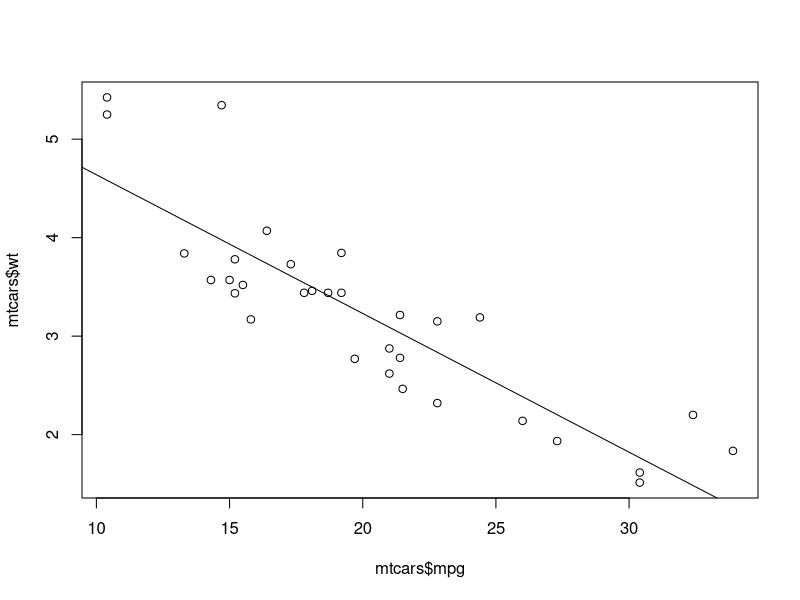
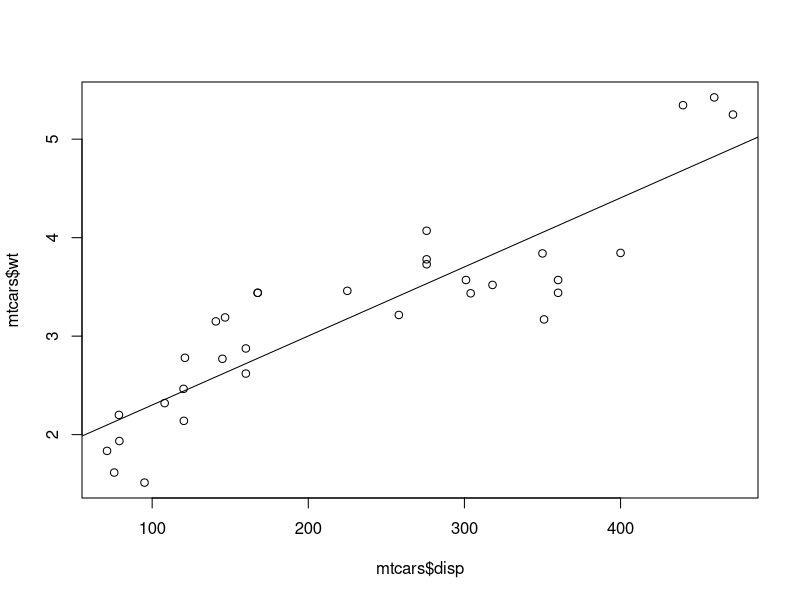

Reproduce these figures in R, in order.
par(mfrow=c(1,1))
plot(mtcars$mpg,mtcars$wt)
abline(lm(wt ~ mpg, mtcars))
plot(mtcars$disp,mtcars$wt)
abline(lm(wt ~ disp, mtcars))
